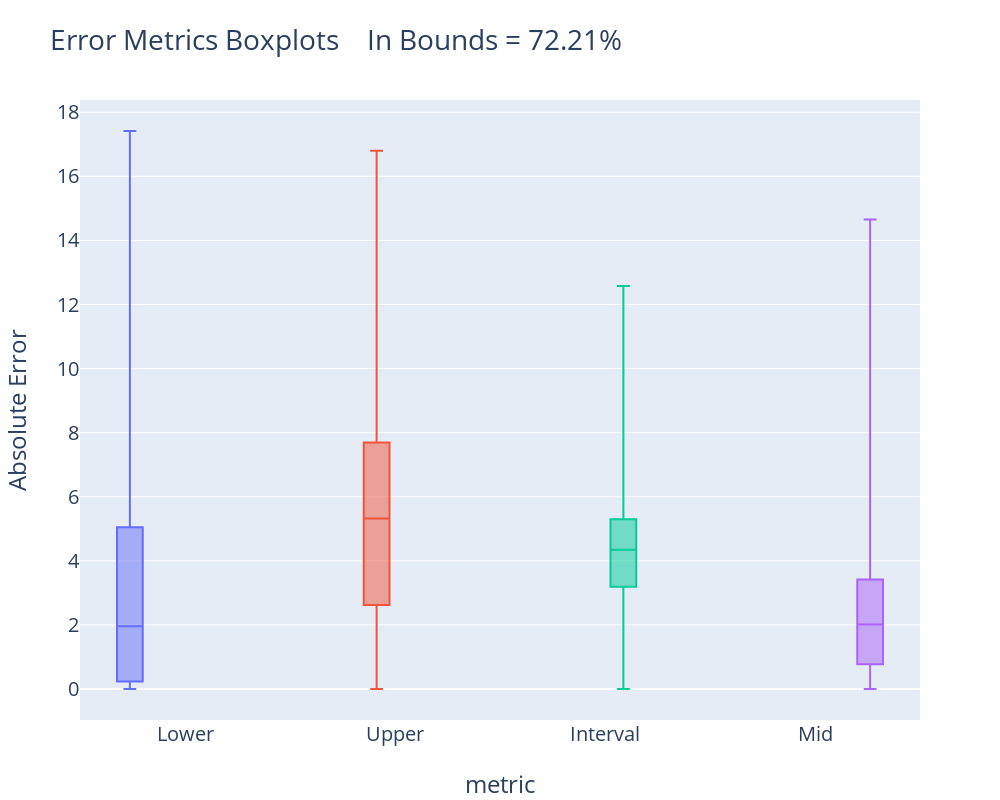

The code cell stored with this chart in its notebook:
### Code cell
iplot(show_metrics(metrics))

### Figure 1 — Plotly figure (JSON) as saved in the notebook; plotly's stock layout.template omitted (floating-point values rounded to 4 significant figures; data arrays with more than 128 entries replaced by an {"elided": "..."} marker saying what was removed)
{"data": [{"alignmentgroup": "True", "boxpoints": false, "hoverlabel": {"namelength": 0}, "hovertemplate": "metric=%{x}<br>Absolute Error=%{y}", "legendgroup": "metric=Lower", "marker": {"color": "#636efa"}, "name": "metric=Lower", "notched": false, "offsetgroup": "metric=Lower", "orientation": "v", "showlegend": false, "type": "box", "uid": "8dc65f52-9ad1-4d8e-9c61-cbe479b0b73b", "x": {"elided": "3390 str values"}, "x0": " ", "xaxis": "x", "y": {"elided": "3390 float values"}, "y0": " ", "yaxis": "y"}, {"alignmentgroup": "True", "boxpoints": false, "hoverlabel": {"namelength": 0}, "hovertemplate": "metric=%{x}<br>Absolute Error=%{y}", "legendgroup": "metric=Upper", "marker": {"color": "#EF553B"}, "name": "metric=Upper", "notched": false, "offsetgroup": "metric=Upper", "orientation": "v", "showlegend": false, "type": "box", "uid": "92565fd9-b0be-40e8-ab59-441885cd671a", "x": {"elided": "3390 str values"}, "x0": " ", "xaxis": "x", "y": {"elided": "3390 float values"}, "y0": " ", "yaxis": "y"}, {"alignmentgroup": "True", "boxpoints": false, "hoverlabel": {"namelength": 0}, "hovertemplate": "metric=%{x}<br>Absolute Error=%{y}", "legendgroup": "metric=Interval", "marker": {"color": "#00cc96"}, "name": "metric=Interval", "notched": false, "offsetgroup": "metric=Interval", "orientation": "v", "showlegend": false, "type": "box", "uid": "7a84c85e-f46b-4a59-93ec-5723a41f7bc0", "x": {"elided": "3390 str values"}, "x0": " ", "xaxis": "x", "y": {"elided": "3390 float values"}, "y0": " ", "yaxis": "y"}, {"alignmentgroup": "True", "boxpoints": false, "hoverlabel": {"namelength": 0}, "hovertemplate": "metric=%{x}<br>Absolute Error=%{y}", "legendgroup": "metric=Mid", "marker": {"color": "#ab63fa"}, "name": "metric=Mid", "notched": false, "offsetgroup": "metric=Mid", "orientation": "v", "showlegend": false, "type": "box", "uid": "c132dfd2-2dda-45a9-b858-9a828e5e63d0", "x": {"elided": "3390 str values"}, "x0": " ", "xaxis": "x", "y": {"elided": "3390 float values"}, "y0": " ", "yaxis": "y"}], "layout": {"boxmode": "group", "font": {"size": 20}, "grid": {"xaxes": ["x"], "xgap": 0.1, "xside": "bottom", "yaxes": ["y"], "ygap": 0.1, "yside": "left"}, "height": 800, "legend": {"tracegroupgap": 0}, "title": {"text": "Error Metrics Boxplots    In Bounds = 72.21%"}, "width": 1000, "xaxis": {"categoryarray": ["Lower", "Upper", "Interval", "Mid"], "categoryorder": "array", "title": {"text": "metric"}}, "yaxis": {"title": {"text": "Absolute Error"}}}}
